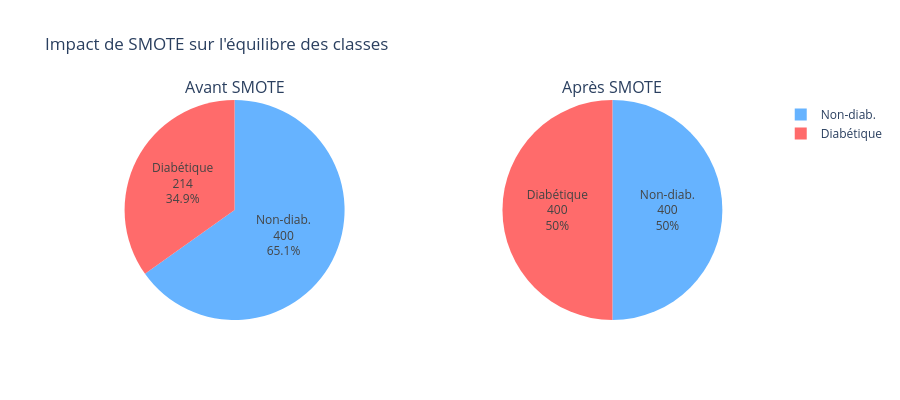

Here is the notebook cell this chart was saved with:
### Code cell
fig = make_subplots(rows=1, cols=2,
                    specs=[[{'type':'pie'}, {'type':'pie'}]],
                    subplot_titles=["Avant SMOTE", "Après SMOTE"])

for col_idx, (labels_data, values_data) in enumerate([
    (['Non-diab.', 'Diabétique'], [(y_train==0).sum(), (y_train==1).sum()]),
    (['Non-diab.', 'Diabétique'], [(y_train_sm==0).sum(), (y_train_sm==1).sum()])
]):
    fig.add_trace(
        go.Pie(labels=labels_data, values=values_data,
               marker_colors=['#66b3ff','#ff6b6b'],
               textinfo='label+percent+value'),
        row=1, col=col_idx+1
    )

fig.update_layout(title="Impact de SMOTE sur l'équilibre des classes", height=400)
fig.show()

### Figure 1 — Plotly figure (JSON) as saved in the notebook; plotly's stock layout.template omitted (floating-point values rounded to 4 significant figures)
{"data": [{"domain": {"x": [0, 0.45], "y": [0, 1]}, "labels": ["Non-diab.", "Diabétique"], "marker": {"colors": ["#66b3ff", "#ff6b6b"]}, "textinfo": "label+percent+value", "type": "pie", "values": [400, 214]}, {"domain": {"x": [0.55, 1], "y": [0, 1]}, "labels": ["Non-diab.", "Diabétique"], "marker": {"colors": ["#66b3ff", "#ff6b6b"]}, "textinfo": "label+percent+value", "type": "pie", "values": [400, 400]}], "layout": {"annotations": [{"font": {"size": 16}, "showarrow": false, "text": "Avant SMOTE", "x": 0.225, "xanchor": "center", "xref": "paper", "y": 1, "yanchor": "bottom", "yref": "paper"}, {"font": {"size": 16}, "showarrow": false, "text": "Après SMOTE", "x": 0.775, "xanchor": "center", "xref": "paper", "y": 1, "yanchor": "bottom", "yref": "paper"}], "height": 400, "title": {"text": "Impact de SMOTE sur l'équilibre des classes"}}}
